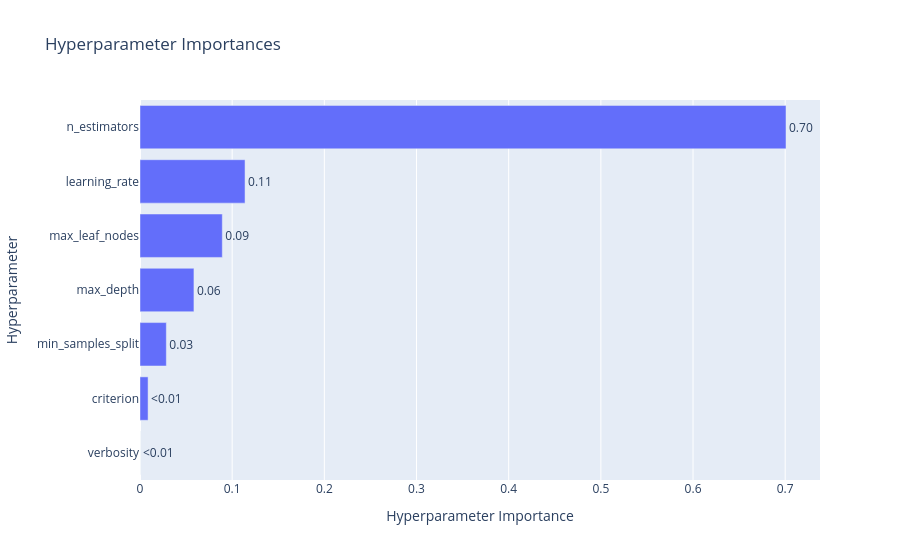

Here is the notebook cell this chart was saved with:
### Markdown cell above
아래는 하이퍼파라미터 중요도이다.

### Code cell
optuna.visualization.plot_param_importances(study)

### Figure 1 — Plotly figure (JSON) as saved in the notebook; plotly's stock layout.template omitted (floating-point values rounded to 4 significant figures)
{"data": [{"cliponaxis": false, "hovertemplate": ["verbosity (CategoricalDistribution): 0.0<extra></extra>", "criterion (CategoricalDistribution): 0.008771466971269397<extra></extra>", "min_samples_split (IntDistribution): 0.02856487138726967<extra></extra>", "max_depth (IntDistribution): 0.05852595609998583<extra></extra>", "max_leaf_nodes (IntDistribution): 0.08930088731773916<extra></extra>", "learning_rate (FloatDistribution): 0.1139660543289985<extra></extra>", "n_estimators (IntDistribution): 0.7008707638947373<extra></extra>"], "name": "Objective Value", "orientation": "h", "text": ["<0.01", "<0.01", "0.03", "0.06", "0.09", "0.11", "0.70"], "textposition": "outside", "type": "bar", "x": [0, 0.008771, 0.02856, 0.05853, 0.0893, 0.114, 0.7009], "y": ["verbosity", "criterion", "min_samples_split", "max_depth", "max_leaf_nodes", "learning_rate", "n_estimators"]}], "layout": {"title": {"text": "Hyperparameter Importances"}, "xaxis": {"title": {"text": "Hyperparameter Importance"}}, "yaxis": {"title": {"text": "Hyperparameter"}}}}
